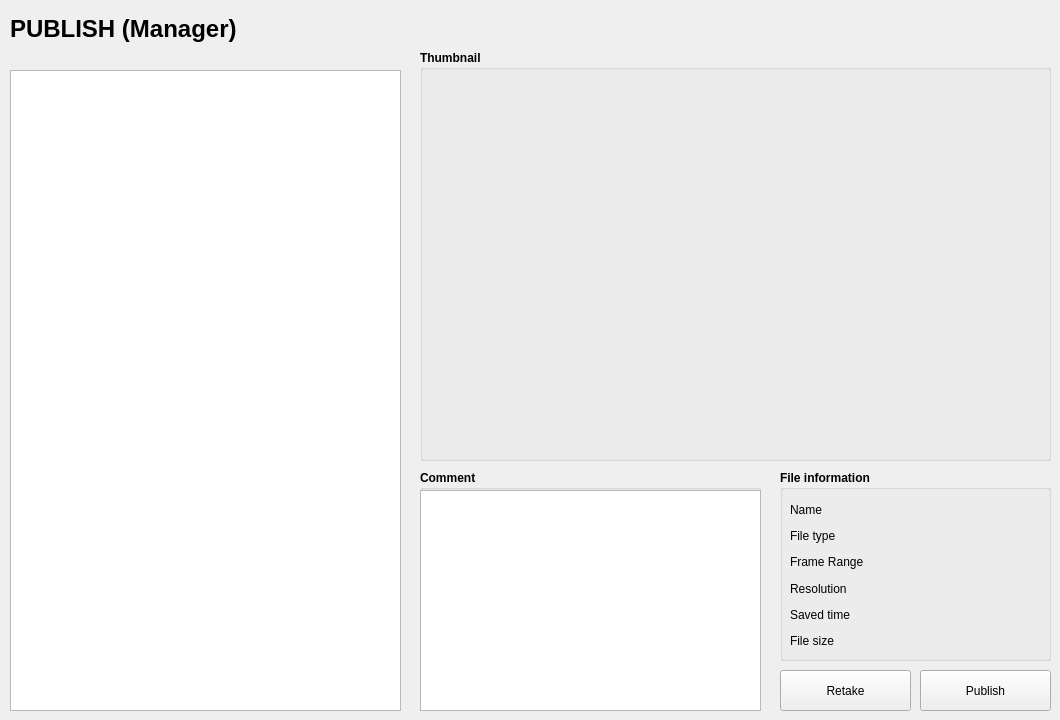
        <widget class="QWidget" name="tab_pub">
         <attribute name="title">
          <string>PUB</string>
         </attribute>
         <widget class="QGroupBox" name="groupBox_shot_file_info_3">
          <property name="geometry">
           <rect>
            <x>780</x>
            <y>470</y>
            <width>271</width>
            <height>191</height>
           </rect>
          </property>
          <property name="font">
           <font>
            <bold>true</bold>
            <underline>false</underline>
            <strikeout>false</strikeout>
           </font>
          </property>
          <property name="title">
           <string>File information</string>
          </property>
          <property name="flat">
           <bool>false</bool>
          </property>
          <property name="checkable">
           <bool>false</bool>
          </property>
          <widget class="QWidget" name="verticalLayoutWidget_9">
           <property name="geometry">
            <rect>
             <x>10</x>
             <y>30</y>
             <width>74</width>
             <height>151</height>
            </rect>
           </property>
           <layout class="QVBoxLayout" name="verticalLayout_11">
            <item>
             <widget class="QLabel" name="label_34">
              <property name="font">
               <font>
                <pointsize>9</pointsize>
                <bold>false</bold>
                <underline>false</underline>
                <strikeout>false</strikeout>
               </font>
              </property>
              <property name="text">
               <string>Name</string>
              </property>
             </widget>
            </item>
            <item>
             <widget class="QLabel" name="label_35">
              <property name="font">
               <font>
                <pointsize>9</pointsize>
                <bold>false</bold>
                <underline>false</underline>
                <strikeout>false</strikeout>
               </font>
              </property>
              <property name="text">
               <string>File type</string>
              </property>
             </widget>
            </item>
            <item>
             <widget class="QLabel" name="label_36">
              <property name="font">
               <font>
                <pointsize>9</pointsize>
                <bold>false</bold>
                <underline>false</underline>
                <strikeout>false</strikeout>
               </font>
              </property>
              <property name="text">
               <string>Frame Range </string>
              </property>
             </widget>
            </item>
            <item>
             <widget class="QLabel" name="label_37">
              <property name="font">
               <font>
                <pointsize>9</pointsize>
                <bold>false</bold>
                <underline>false</underline>
                <strikeout>false</strikeout>
               </font>
              </property>
              <property name="text">
               <string>Resolution</string>
              </property>
             </widget>
            </item>
            <item>
             <widget class="QLabel" name="label_38">
              <property name="font">
               <font>
                <pointsize>9</pointsize>
                <bold>false</bold>
                <underline>false</underline>
                <strikeout>false</strikeout>
               </font>
              </property>
              <property name="text">
               <string>Saved time</string>
              </property>
             </widget>
            </item>
            <item>
             <widget class="QLabel" name="label_39">
              <property name="font">
               <font>
                <pointsize>9</pointsize>
                <bold>false</bold>
                <underline>false</underline>
                <strikeout>false</strikeout>
               </font>
              </property>
              <property name="text">
               <string>File size</string>
              </property>
             </widget>
            </item>
           </layout>
          </widget>
          <widget class="QWidget" name="verticalLayoutWidget_10">
           <property name="geometry">
            <rect>
             <x>90</x>
             <y>30</y>
             <width>171</width>
             <height>151</height>
            </rect>
           </property>
           <layout class="QVBoxLayout" name="verticalLayout_12">
            <item>
             <widget class="QLabel" name="label_pub_filename">
              <property name="font">
               <font>
                <pointsize>9</pointsize>
                <bold>false</bold>
                <underline>false</underline>
                <strikeout>false</strikeout>
               </font>
              </property>
              <property name="text">
               <string/>
              </property>
             </widget>
            </item>
            <item>
             <widget class="QLabel" name="label_pub_filetype">
              <property name="font">
               <font>
                <pointsize>9</pointsize>
                <bold>false</bold>
                <underline>false</underline>
                <strikeout>false</strikeout>
               </font>
              </property>
              <property name="text">
               <string/>
              </property>
             </widget>
            </item>
            <item>
             <widget class="QLabel" name="label_pub_framerange">
              <property name="font">
               <font>
                <pointsize>9</pointsize>
                <bold>false</bold>
                <underline>false</underline>
                <strikeout>false</strikeout>
               </font>
              </property>
              <property name="text">
               <string/>
              </property>
             </widget>
            </item>
            <item>
             <widget class="QLabel" name="label_pub_resolution">
              <property name="font">
               <font>
                <pointsize>9</pointsize>
                <bold>false</bold>
                <underline>false</underline>
                <strikeout>false</strikeout>
               </font>
              </property>
              <property name="text">
               <string/>
              </property>
             </widget>
            </item>
            <item>
             <widget class="QLabel" name="label_pub_savedtime">
              <property name="font">
               <font>
                <pointsize>9</pointsize>
                <bold>false</bold>
                <underline>false</underline>
                <strikeout>false</strikeout>
               </font>
              </property>
              <property name="text">
               <string/>
              </property>
             </widget>
            </item>
            <item>
             <widget class="QLabel" name="label_pub_filesize">
              <property name="font">
               <font>
                <pointsize>9</pointsize>
                <bold>false</bold>
                <underline>false</underline>
                <strikeout>false</strikeout>
               </font>
              </property>
              <property name="text">
               <string/>
              </property>
             </widget>
            </item>
           </layout>
          </widget>
         </widget>
         <widget class="QPushButton" name="pushButton_pub_publish">
          <property name="geometry">
           <rect>
            <x>920</x>
            <y>670</y>
            <width>131</width>
            <height>41</height>
           </rect>
          </property>
          <property name="text">
           <string>Publish</string>
          </property>
         </widget>
         <widget class="QGroupBox" name="groupBox_shot_comment_4">
          <property name="geometry">
           <rect>
            <x>420</x>
            <y>470</y>
            <width>341</width>
            <height>241</height>
           </rect>
          </property>
          <property name="font">
           <font>
            <bold>true</bold>
            <underline>false</underline>
            <strikeout>false</strikeout>
           </font>
          </property>
          <property name="title">
           <string>Comment</string>
          </property>
          <property name="flat">
           <bool>false</bool>
          </property>
          <property name="checkable">
           <bool>false</bool>
          </property>
          <widget class="QPlainTextEdit" name="plainTextEdit_pub_comment">
           <property name="geometry">
            <rect>
             <x>0</x>
             <y>20</y>
             <width>341</width>
             <height>221</height>
            </rect>
           </property>
           <property name="plainText">
            <string/>
           </property>
          </widget>
         </widget>
         <widget class="QGroupBox" name="groupBox_shot_comment_5">
          <property name="geometry">
           <rect>
            <x>420</x>
            <y>50</y>
            <width>631</width>
            <height>411</height>
           </rect>
          </property>
          <property name="font">
           <font>
            <bold>true</bold>
            <underline>false</underline>
            <strikeout>false</strikeout>
           </font>
          </property>
          <property name="title">
           <string>Thumbnail</string>
          </property>
          <property name="flat">
           <bool>false</bool>
          </property>
          <property name="checkable">
           <bool>false</bool>
          </property>
          <widget class="QLabel" name="label_shot_comment_4">
           <property name="geometry">
            <rect>
             <x>10</x>
             <y>30</y>
             <width>211</width>
             <height>141</height>
            </rect>
           </property>
           <property name="text">
            <string/>
           </property>
          </widget>
          <widget class="QLabel" name="label_pub_thumbnail">
           <property name="geometry">
            <rect>
             <x>0</x>
             <y>20</y>
             <width>631</width>
             <height>391</height>
            </rect>
           </property>
           <property name="text">
            <string/>
           </property>
          </widget>
         </widget>
         <widget class="QLabel" name="label_mytask_filepath_2">
          <property name="geometry">
           <rect>
            <x>10</x>
            <y>8</y>
            <width>521</width>
            <height>41</height>
           </rect>
          </property>
          <property name="font">
           <font>
            <pointsize>18</pointsize>
            <bold>true</bold>
           </font>
          </property>
          <property name="text">
           <string>PUBLISH (Manager)</string>
          </property>
         </widget>
         <widget class="QTreeWidget" name="treeWidget_pub_list">
          <property name="geometry">
           <rect>
            <x>10</x>
            <y>70</y>
            <width>391</width>
            <height>641</height>
           </rect>
          </property>
          <property name="font">
           <font>
            <pointsize>10</pointsize>
            <bold>true</bold>
           </font>
          </property>
          <attribute name="headerVisible">
           <bool>false</bool>
          </attribute>
          <column>
           <property name="text">
            <string notr="true">1</string>
           </property>
          </column>
         </widget>
         <widget class="QPushButton" name="pushButton_pub_retake">
          <property name="geometry">
           <rect>
            <x>780</x>
            <y>670</y>
            <width>131</width>
            <height>41</height>
           </rect>
          </property>
          <property name="text">
           <string>Retake</string>
          </property>
         </widget>
        </widget>
